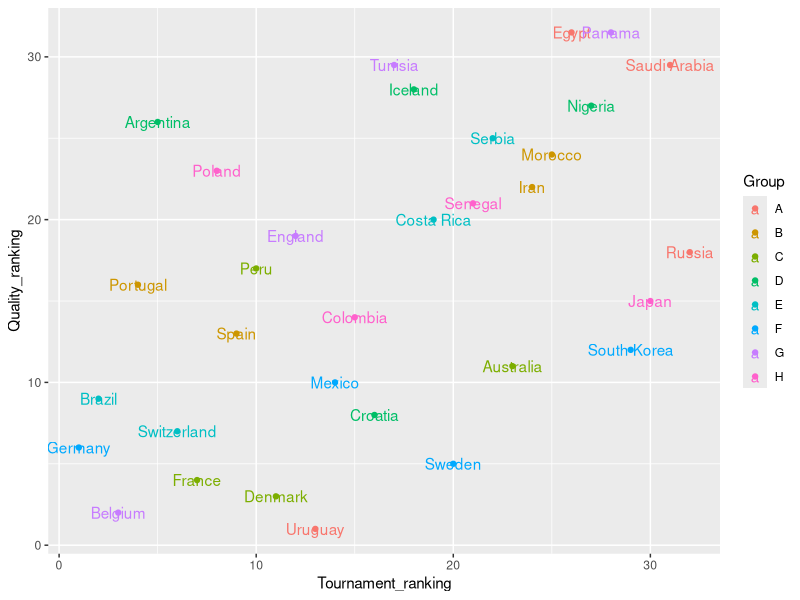
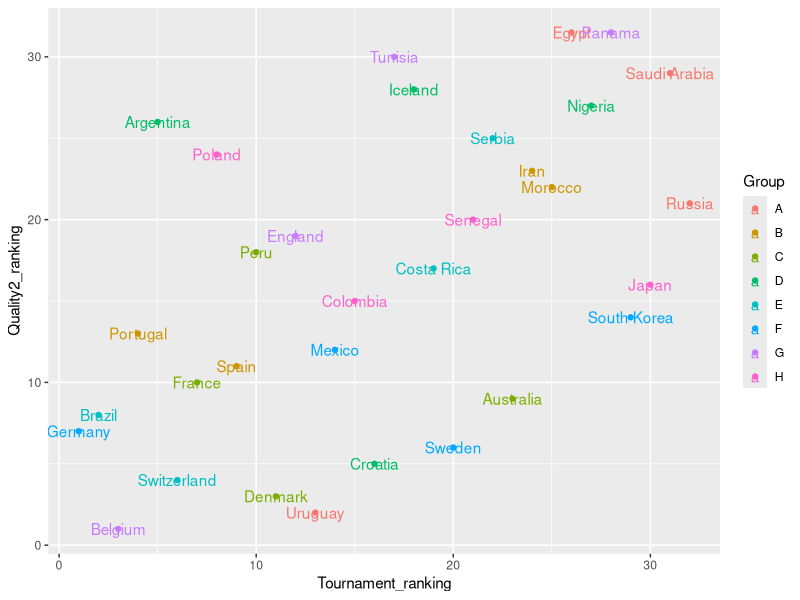
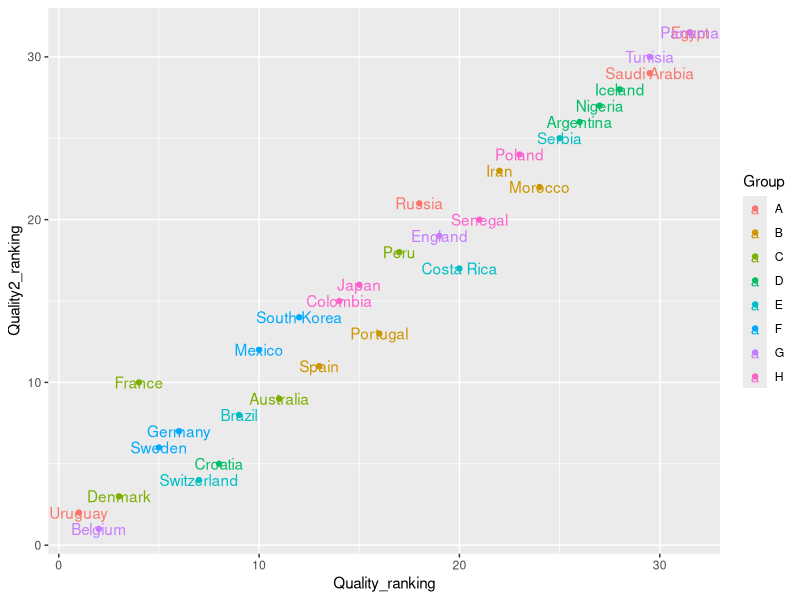

These figures' R source, in order:
## ---- chunk 1
knitr::opts_chunk$set(echo = TRUE)
library(knitr)
## ---- chunk 2
# takes matrix L and parameter d, returns vector of pageRank scores
pageRank <- function(L, d) {
    N <- nrow(L)
    
    # if a column of L does not point to anything, we make it
    # point to itself
    for (j in 1:N) {
        if (sum(L[, j]) == 0) L[j, j] <- 1
    }
    
    D_c <- diag(colSums(L))
    e <- matrix(1, nrow = N, ncol = 1)
    A <- (1-d) * e %*% t(e) / N + d * L %*% solve(D_c)
    
    # return the first eigenvector of A (normalized to have entries sum to 1)
    p <- eigen(A)$vectors[, 1]
    as.numeric(p / sum(p))
}
## ---- chunk 3
# read in data
library(tidyverse)
country_df <- read_csv("../Data/World_cup_2018_country.csv")
matches_df <- read_csv("../Data/World_cup_2018_matches.csv", 
                       col_types = cols(Date = col_date(format = "%Y-%m-%d")))

# select relevant rows
df <- matches_df %>%
    select(Home:Away_goals)

df <- df %>% 
    mutate(Home_rank = match(df$Home, country_df$Country), 
           Away_rank = match(df$Away, country_df$Country))

N <- nrow(country_df)
## ---- chunk 4
L <- matrix(0, nrow = N, ncol = N)
for (i in 1:nrow(df)) {
    if (df$Home_goals[i] > df$Away_goals[i]) {
        L[df$Home_rank[i], df$Away_rank[i]] <- 1
    } else if (df$Home_goals[i] < df$Away_goals[i]) {
        L[df$Away_rank[i], df$Home_rank[i]] <- 1
    } else {
        L[df$Home_rank[i], df$Away_rank[i]] <- 0.5
        L[df$Away_rank[i], df$Home_rank[i]] <- 0.5
    }
}
## ---- chunk 5
d <- 0.85
country_df$Quality <- pageRank(L, d)
country_df$Quality_ranking <- rank(-pageRank(L, d), "min")
## ---- chunk 6
country_df %>% arrange(Quality_ranking) %>%
    kable()
## ---- chunk 7
ggplot(country_df, 
       aes(x = Tournament_ranking, y = Quality_ranking, label = Country, col = Group)) +
    geom_point() +
    geom_text()
## ---- chunk 8
L <- matrix(0, nrow = N, ncol = N)
for (i in 1:nrow(df)) {
    if (df$Home_goals[i] > df$Away_goals[i]) {
        L[df$Home_rank[i], df$Away_rank[i]] <- df$Home_goals[i] - df$Away_goals[i] + 0.5
    } else if (df$Home_goals[i] < df$Away_goals[i]) {
        L[df$Away_rank[i], df$Home_rank[i]] <- df$Away_goals[i] - df$Home_goals[i] + 0.5
    } else {
        L[df$Home_rank[i], df$Away_rank[i]] <- df$Home_goals[i] + 0.5
        L[df$Away_rank[i], df$Home_rank[i]] <- df$Away_goals[i] + 0.5
    }
}
## ---- chunk 9
country_df$Quality2 <- pageRank(L, d)
country_df$Quality2_ranking <- rank(-pageRank(L, d), "min")
## ---- chunk 10
country_df %>% arrange(Quality2_ranking) %>%
    kable()
## ---- chunk 11
ggplot(country_df, 
       aes(x = Tournament_ranking, y = Quality2_ranking, label = Country, col = Group)) +
    geom_point() +
    geom_text()
## ---- chunk 12
ggplot(country_df, 
       aes(x = Quality_ranking, y = Quality2_ranking, label = Country, col = Group)) +
    geom_point() +
    geom_text()
